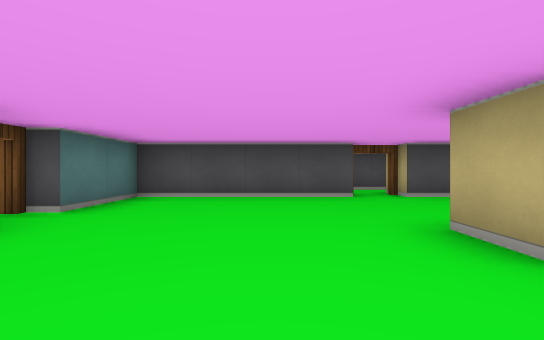
[1] (above)

16 first-person views from a walk through a cub3D ray-caster map. The camera is about half as high as the walls, looks level and sees 85° across. The floor is counted in squares. Each view is taken from the middle of a square. On the plan, view 1 faces up. The plan holds only what a view shows up to about 9 squares ahead; the rest is blank.

[2]
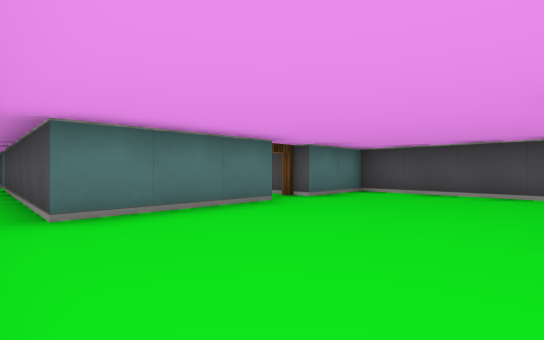

[3]
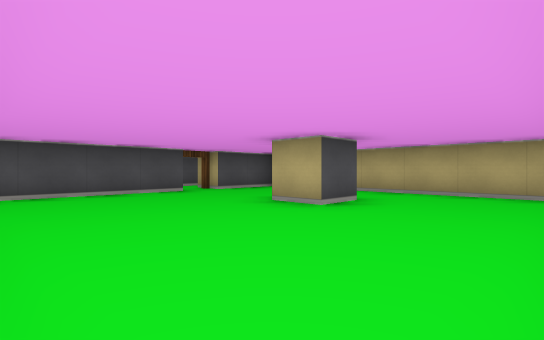

[4]
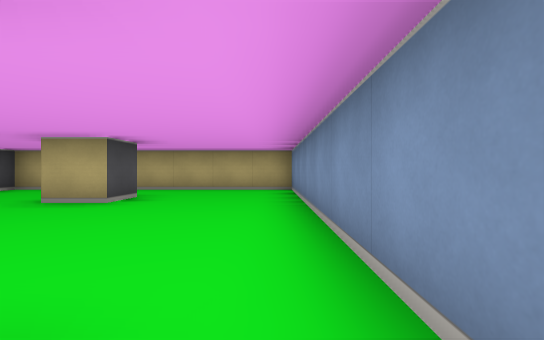

[5]
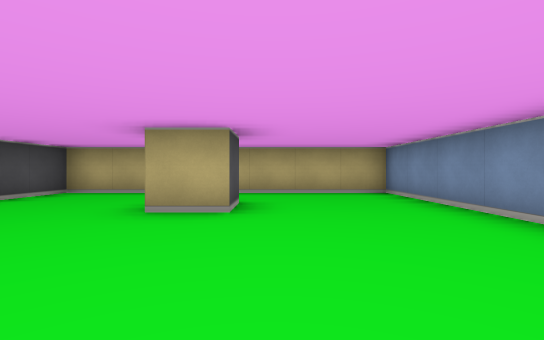

[6]
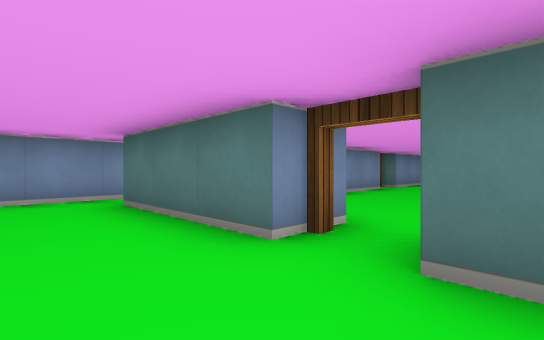

[7]
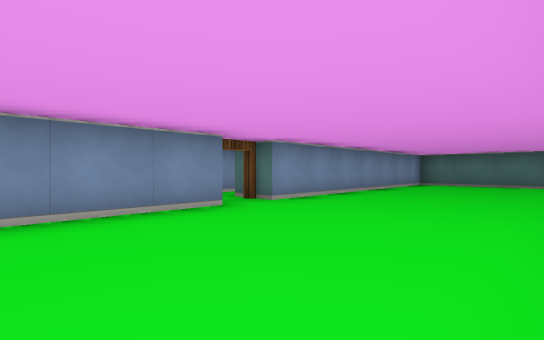

[8]
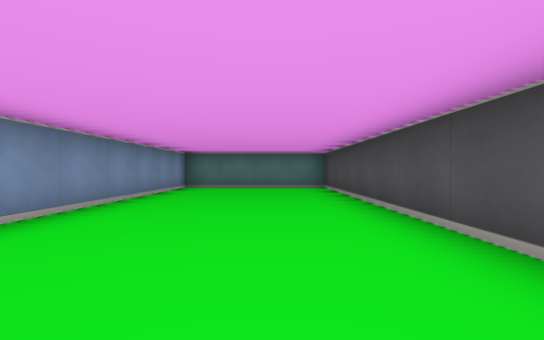

[9]
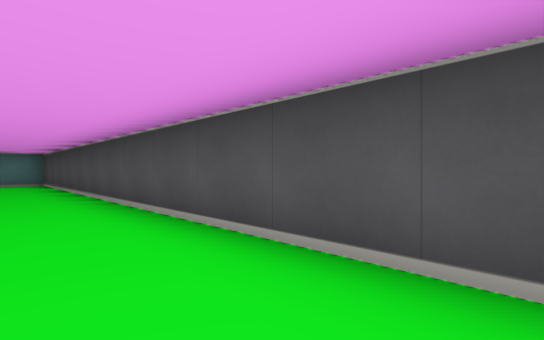

[10]
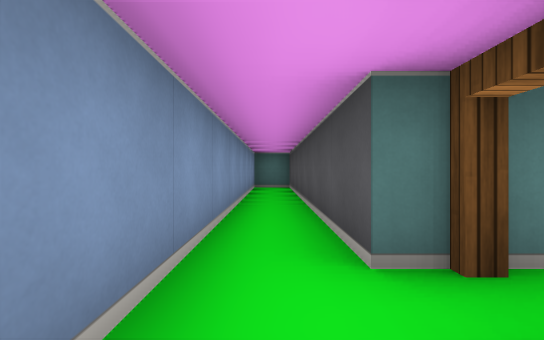

[11]
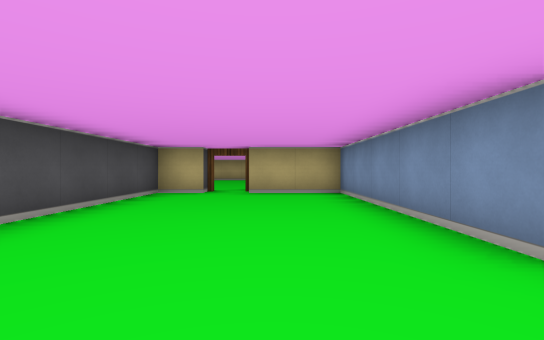

[12]
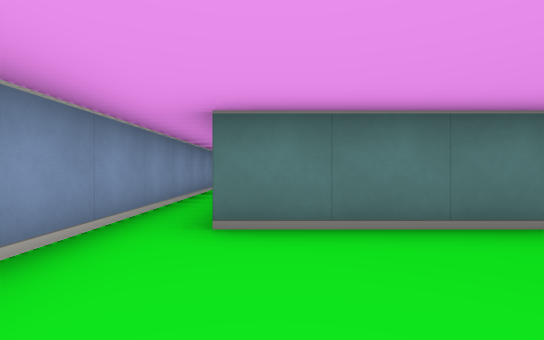

[13]
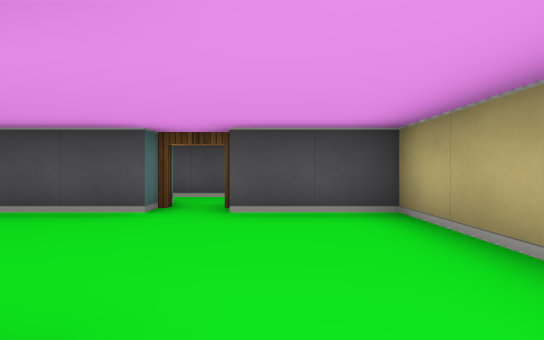

[14]
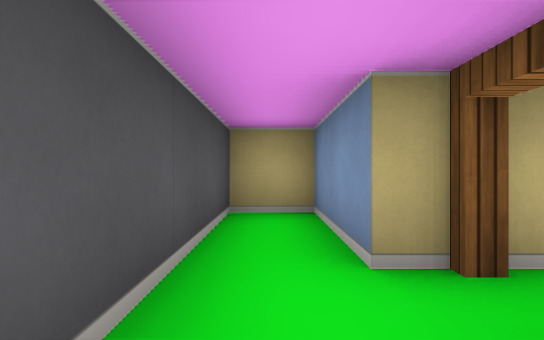

[15]
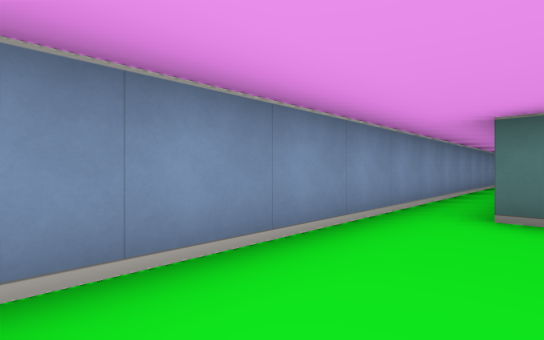

[16]
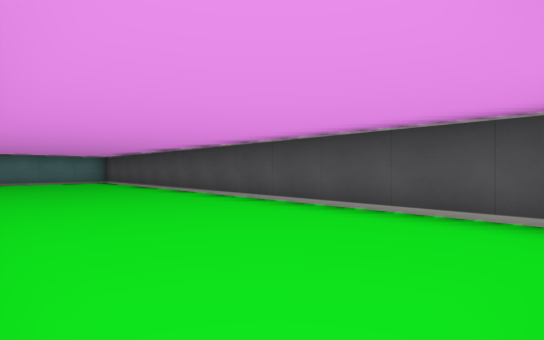

### Floor plan
Points are (right, up) in squares from view 1. A wall is a line through its corners. A room is listed if a view was taken in it or the views show most of it. See-through windows are left out.
Room 1 (views 1, 2, 3, 4, 5, 6, 10, 12, 13, 15)
walls: (-2.5, 2.5) (-2.5, -0.5) (-8.5, -0.5); (2.5, 1.5) (1.5, 1.5) (1.5, 2.5); (1.5, 5.5) (-2.5, 5.5) (-2.5, 3.5); (-9.5, -0.5) (-16.2, -0.5); (-16.5, -0.4) (-16.5, -1.5) (4.5, -1.5) (4.5, 5.5) (2.5, 5.5)
ways out: open door at (-9, 0) to room 2; open door at (-3, 3) to room 2; open door at (2, 6) to room 3
Room 2 (views 7, 8, 9, 11, 16)
walls: (-8.5, 0.5) (-3.5, 0.5) (-3.5, 2.5); (-3.5, 3.5) (-3.5, 4.5) (-16.5, 4.5) (-16.5, 0.5) (-9.5, 0.5)
ways out: open door at (-9, 0) to room 1; open door at (-3, 3) to room 1
Room 3 (view 14)
walls: (2.5, 6.5) (4.5, 6.5) (4.5, 7.5) (1.1, 7.5)
ways out: open door at (2, 6) to room 1

Positions as (right, up) in squares from view 1, and headings:
1: (0, 0), facing up
2: (1, -1), facing up-left
3: (-2, -1), facing up-right
4: (-3, -1), facing right
5: (-2, 1), facing right
6: (-1, 4), facing down-left
7: (-6, 4), facing down-left
8: (-8, 3), facing left
9: (-5, 3), facing up-left
10: (-8, -1), facing left
11: (-10, 2), facing right
12: (0, 0), facing left
13: (3, 2), facing up
14: (1, 7), facing right
15: (1, 0), facing down-left
16: (-4, 1), facing up-left
